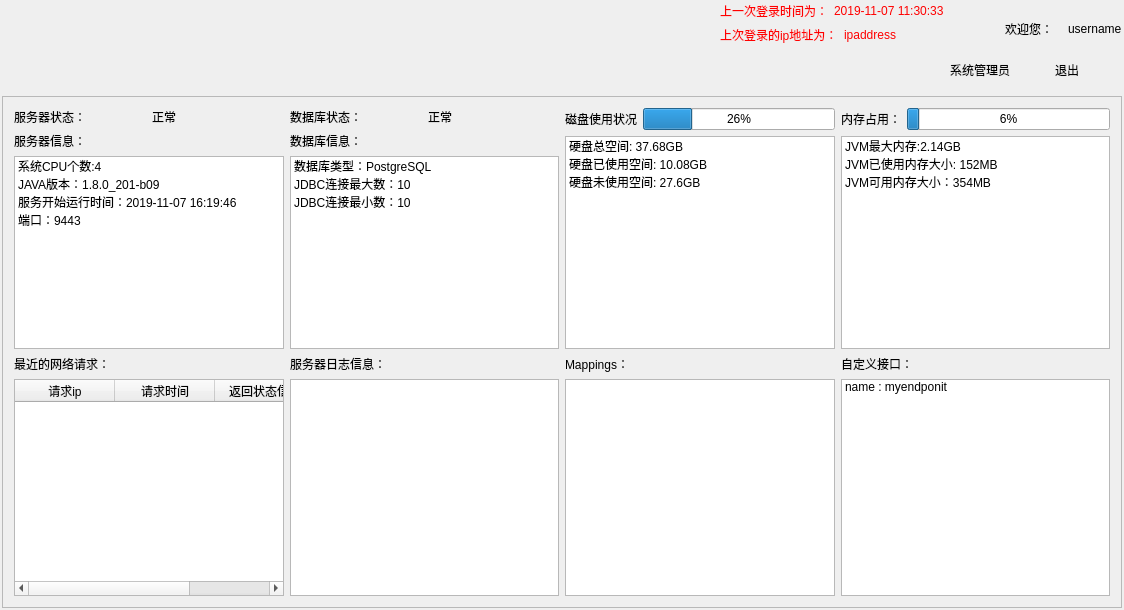
<?xml version="1.0" encoding="UTF-8"?>
<ui version="4.0">
 <class>SystemAdminWidget</class>
 <widget class="QWidget" name="SystemAdminWidget">
  <property name="geometry">
   <rect>
    <x>0</x>
    <y>0</y>
    <width>1124</width>
    <height>610</height>
   </rect>
  </property>
  <property name="windowTitle">
   <string>SystemAdminWidget</string>
  </property>
  <layout class="QHBoxLayout" name="horizontalLayout_18">
   <property name="leftMargin">
    <number>2</number>
   </property>
   <property name="topMargin">
    <number>2</number>
   </property>
   <property name="rightMargin">
    <number>2</number>
   </property>
   <property name="bottomMargin">
    <number>2</number>
   </property>
   <item>
    <layout class="QVBoxLayout" name="verticalLayout_3">
     <item>
      <widget class="QWidget" name="title_widget" native="true">
       <property name="minimumSize">
        <size>
         <width>0</width>
         <height>88</height>
        </size>
       </property>
       <property name="maximumSize">
        <size>
         <width>16777215</width>
         <height>88</height>
        </size>
       </property>
       <property name="styleSheet">
        <string notr="true"/>
       </property>
       <layout class="QHBoxLayout" name="horizontalLayout_6">
        <property name="leftMargin">
         <number>0</number>
        </property>
        <property name="topMargin">
         <number>0</number>
        </property>
        <property name="rightMargin">
         <number>0</number>
        </property>
        <property name="bottomMargin">
         <number>0</number>
        </property>
        <item>
         <widget class="QPushButton" name="system_management_pushButton">
          <property name="minimumSize">
           <size>
            <width>90</width>
            <height>88</height>
           </size>
          </property>
          <property name="toolTip">
           <string>档案检索</string>
          </property>
          <property name="styleSheet">
           <string notr="true">QPushButton{
	border-radius:0px;
	background-image: url(:/pic/resource/img/titlebar/xitong_mo.png);
}
QPushButton#pushButton_usermanagement:hover{
	background-image: url(:/pic/resource/img/titlebar/xitong_hua.png);
}
QPushButton#pushButton_usermanagement:pressed{
	background-image: url(:/pic/resource/img/titlebar/xitong_en.png);
}
</string>
          </property>
          <property name="text">
           <string/>
          </property>
         </widget>
        </item>
        <item>
         <spacer name="horizontalSpacer_9">
          <property name="orientation">
           <enum>Qt::Horizontal</enum>
          </property>
          <property name="sizeHint" stdset="0">
           <size>
            <width>111</width>
            <height>76</height>
           </size>
          </property>
         </spacer>
        </item>
        <item>
         <layout class="QVBoxLayout" name="verticalLayout_9">
          <item>
           <layout class="QHBoxLayout" name="horizontalLayout_12">
            <item>
             <widget class="QLabel" name="label_15">
              <property name="enabled">
               <bool>true</bool>
              </property>
              <property name="autoFillBackground">
               <bool>false</bool>
              </property>
              <property name="styleSheet">
               <string notr="true">font: 10pt &quot;微软雅黑&quot;;
color: rgb(255, 0, 0);</string>
              </property>
              <property name="text">
               <string>上一次登录时间为：</string>
              </property>
             </widget>
            </item>
            <item>
             <widget class="QLabel" name="lastlogintime_label">
              <property name="styleSheet">
               <string notr="true">font: 10pt &quot;微软雅黑&quot;;
color: rgb(255, 0, 0);</string>
              </property>
              <property name="text">
               <string>2019-11-07 11:30:33</string>
              </property>
             </widget>
            </item>
           </layout>
          </item>
          <item>
           <layout class="QHBoxLayout" name="horizontalLayout_17">
            <item>
             <widget class="QLabel" name="label_19">
              <property name="styleSheet">
               <string notr="true">font: 10pt &quot;微软雅黑&quot;;
color: rgb(255, 0, 0);</string>
              </property>
              <property name="text">
               <string>上次登录的ip地址为：</string>
              </property>
             </widget>
            </item>
            <item>
             <widget class="QLabel" name="lastauth_ipaddress_label">
              <property name="styleSheet">
               <string notr="true">font: 10pt &quot;微软雅黑&quot;;
color: rgb(255, 0, 0);</string>
              </property>
              <property name="text">
               <string>ipaddress</string>
              </property>
             </widget>
            </item>
           </layout>
          </item>
          <item>
           <spacer name="verticalSpacer_3">
            <property name="orientation">
             <enum>Qt::Vertical</enum>
            </property>
            <property name="sizeHint" stdset="0">
             <size>
              <width>20</width>
              <height>40</height>
             </size>
            </property>
           </spacer>
          </item>
         </layout>
        </item>
        <item>
         <layout class="QHBoxLayout" name="horizontalLayout_32">
          <item>
           <layout class="QVBoxLayout" name="verticalLayout_8">
            <property name="spacing">
             <number>0</number>
            </property>
            <property name="bottomMargin">
             <number>6</number>
            </property>
            <item>
             <layout class="QHBoxLayout" name="horizontalLayout_10">
              <property name="spacing">
               <number>15</number>
              </property>
              <item>
               <widget class="QLabel" name="icon_label">
                <property name="minimumSize">
                 <size>
                  <width>40</width>
                  <height>40</height>
                 </size>
                </property>
                <property name="maximumSize">
                 <size>
                  <width>40</width>
                  <height>40</height>
                 </size>
                </property>
                <property name="styleSheet">
                 <string notr="true">background-image: url(:/pic/resource/img/systemadmin.40.png);
</string>
                </property>
                <property name="text">
                 <string/>
                </property>
               </widget>
              </item>
              <item>
               <widget class="QLabel" name="label_18">
                <property name="maximumSize">
                 <size>
                  <width>65</width>
                  <height>16777215</height>
                 </size>
                </property>
                <property name="styleSheet">
                 <string notr="true">font: 14pt &quot;微软雅黑&quot;;
color: rgb(0, 0, 0);</string>
                </property>
                <property name="text">
                 <string>欢迎您：</string>
                </property>
               </widget>
              </item>
              <item>
               <widget class="QLabel" name="username_label">
                <property name="styleSheet">
                 <string notr="true">font: 14pt &quot;微软雅黑&quot;;
color: rgb(0, 0, 0);</string>
                </property>
                <property name="text">
                 <string>username</string>
                </property>
               </widget>
              </item>
             </layout>
            </item>
            <item>
             <layout class="QHBoxLayout" name="horizontalLayout_13">
              <property name="spacing">
               <number>15</number>
              </property>
              <item>
               <widget class="QLabel" name="label_12">
                <property name="styleSheet">
                 <string notr="true">font: 14pt &quot;微软雅黑&quot;;
color: rgb(0, 0, 0);</string>
                </property>
                <property name="text">
                 <string>系统管理员</string>
                </property>
               </widget>
              </item>
              <item>
               <widget class="QLabel" name="label_16">
                <property name="styleSheet">
                 <string notr="true">font: 14pt &quot;微软雅黑&quot;;
color: rgb(0, 0, 0);</string>
                </property>
                <property name="text">
                 <string>退出</string>
                </property>
                <property name="alignment">
                 <set>Qt::AlignRight|Qt::AlignTrailing|Qt::AlignVCenter</set>
                </property>
               </widget>
              </item>
              <item>
               <widget class="QPushButton" name="logout_pushButton">
                <property name="minimumSize">
                 <size>
                  <width>28</width>
                  <height>28</height>
                 </size>
                </property>
                <property name="maximumSize">
                 <size>
                  <width>28</width>
                  <height>28</height>
                 </size>
                </property>
                <property name="toolTip">
                 <string>退出账户</string>
                </property>
                <property name="styleSheet">
                 <string notr="true">QPushButton{
border-radius:14px;
border-image: url(:/pic/resource/img/logout_button_default.png);
} 
QPushButton:pressed{
border-radius:14px;
border-image: url(:/pic/resource/img/logout_button_pressed.png);
}
QPushButton:hover{
border-radius:14px;
border-image: url(:/pic/resource/img/logout_button_hover.png);
} </string>
                </property>
                <property name="text">
                 <string/>
                </property>
               </widget>
              </item>
             </layout>
            </item>
           </layout>
          </item>
         </layout>
        </item>
        <item>
         <layout class="QVBoxLayout" name="verticalLayout">
          <property name="bottomMargin">
           <number>0</number>
          </property>
          <item>
           <layout class="QHBoxLayout" name="horizontalLayout_19"/>
          </item>
         </layout>
        </item>
       </layout>
      </widget>
     </item>
     <item>
      <widget class="QStackedWidget" name="main_stackedWidget">
       <property name="currentIndex">
        <number>0</number>
       </property>
       <widget class="QWidget" name="system_management_page">
        <layout class="QHBoxLayout" name="horizontalLayout_27">
         <property name="leftMargin">
          <number>0</number>
         </property>
         <property name="topMargin">
          <number>0</number>
         </property>
         <property name="rightMargin">
          <number>0</number>
         </property>
         <property name="bottomMargin">
          <number>0</number>
         </property>
         <item>
          <widget class="QWidget" name="statistic_widget" native="true">
           <layout class="QHBoxLayout" name="horizontalLayout_21">
            <property name="leftMargin">
             <number>0</number>
            </property>
            <property name="topMargin">
             <number>0</number>
            </property>
            <property name="rightMargin">
             <number>0</number>
            </property>
            <property name="bottomMargin">
             <number>0</number>
            </property>
            <item>
             <layout class="QHBoxLayout" name="statistic_horizontalLayout">
              <item>
               <widget class="QScrollArea" name="scrollArea">
                <property name="widgetResizable">
                 <bool>true</bool>
                </property>
                <widget class="QWidget" name="scrollAreaWidgetContents">
                 <property name="geometry">
                  <rect>
                   <x>0</x>
                   <y>0</y>
                   <width>1114</width>
                   <height>506</height>
                  </rect>
                 </property>
                 <layout class="QHBoxLayout" name="horizontalLayout_33">
                  <item>
                   <layout class="QVBoxLayout" name="verticalLayout_26">
                    <item>
                     <layout class="QHBoxLayout" name="horizontalLayout_24">
                      <item>
                       <layout class="QVBoxLayout" name="verticalLayout_13">
                        <item>
                         <layout class="QHBoxLayout" name="horizontalLayout_3">
                          <item>
                           <widget class="QLabel" name="label_3">
                            <property name="styleSheet">
                             <string notr="true">font: 14pt &quot;微软雅黑&quot;;
color: rgb(0, 0, 0);</string>
                            </property>
                            <property name="text">
                             <string>服务器状态：</string>
                            </property>
                           </widget>
                          </item>
                          <item>
                           <widget class="QLabel" name="label_4">
                            <property name="styleSheet">
                             <string notr="true">font: 14pt &quot;微软雅黑&quot;;
color: rgb(0, 0, 0);</string>
                            </property>
                            <property name="text">
                             <string>正常</string>
                            </property>
                           </widget>
                          </item>
                         </layout>
                        </item>
                        <item>
                         <layout class="QVBoxLayout" name="verticalLayout_11">
                          <item>
                           <widget class="QLabel" name="label_17">
                            <property name="styleSheet">
                             <string notr="true">font: 14pt &quot;微软雅黑&quot;;
color: rgb(0, 0, 0);</string>
                            </property>
                            <property name="text">
                             <string>服务器信息：</string>
                            </property>
                           </widget>
                          </item>
                          <item>
                           <widget class="QListWidget" name="listWidget_3">
                            <item>
                             <property name="text">
                              <string>系统CPU个数:4</string>
                             </property>
                            </item>
                            <item>
                             <property name="text">
                              <string>JAVA版本：1.8.0_201-b09</string>
                             </property>
                            </item>
                            <item>
                             <property name="text">
                              <string>服务开始运行时间：2019-11-07 16:19:46</string>
                             </property>
                            </item>
                            <item>
                             <property name="text">
                              <string>端口：9443</string>
                             </property>
                            </item>
                           </widget>
                          </item>
                         </layout>
                        </item>
                       </layout>
                      </item>
                      <item>
                       <layout class="QVBoxLayout" name="verticalLayout_19">
                        <item>
                         <layout class="QHBoxLayout" name="horizontalLayout_4">
                          <item>
                           <widget class="QLabel" name="label_5">
                            <property name="styleSheet">
                             <string notr="true">font: 14pt &quot;微软雅黑&quot;;
color: rgb(0, 0, 0);</string>
                            </property>
                            <property name="text">
                             <string>数据库状态：</string>
                            </property>
                           </widget>
                          </item>
                          <item>
                           <widget class="QLabel" name="label_7">
                            <property name="styleSheet">
                             <string notr="true">font: 14pt &quot;微软雅黑&quot;;
color: rgb(0, 0, 0);</string>
                            </property>
                            <property name="text">
                             <string>正常</string>
                            </property>
                           </widget>
                          </item>
                         </layout>
                        </item>
                        <item>
                         <layout class="QVBoxLayout" name="verticalLayout_14">
                          <item>
                           <widget class="QLabel" name="label_20">
                            <property name="styleSheet">
                             <string notr="true">font: 14pt &quot;微软雅黑&quot;;
color: rgb(0, 0, 0);</string>
                            </property>
                            <property name="text">
                             <string>数据库信息：</string>
                            </property>
                           </widget>
                          </item>
                          <item>
                           <widget class="QListWidget" name="listWidget_4">
                            <item>
                             <property name="text">
                              <string>数据库类型：PostgreSQL</string>
                             </property>
                            </item>
                            <item>
                             <property name="text">
                              <string>JDBC连接最大数：10</string>
                             </property>
                            </item>
                            <item>
                             <property name="text">
                              <string>JDBC连接最小数：10</string>
                             </property>
                            </item>
                           </widget>
                          </item>
                         </layout>
                        </item>
                       </layout>
                      </item>
                      <item>
                       <layout class="QVBoxLayout" name="verticalLayout_2">
                        <item>
                         <layout class="QHBoxLayout" name="horizontalLayout_7">
                          <item>
                           <widget class="QLabel" name="label_9">
                            <property name="styleSheet">
                             <string notr="true">font: 14pt &quot;微软雅黑&quot;;
color: rgb(0, 0, 0);</string>
                            </property>
                            <property name="text">
                             <string>磁盘使用状况</string>
                            </property>
                           </widget>
                          </item>
                          <item>
                           <widget class="QProgressBar" name="progressBar">
                            <property name="value">
                             <number>26</number>
                            </property>
                           </widget>
                          </item>
                         </layout>
                        </item>
                        <item>
                         <widget class="QListWidget" name="listWidget">
                          <item>
                           <property name="text">
                            <string>硬盘总空间: 37.68GB</string>
                           </property>
                          </item>
                          <item>
                           <property name="text">
                            <string>硬盘已使用空间: 10.08GB</string>
                           </property>
                          </item>
                          <item>
                           <property name="text">
                            <string>硬盘未使用空间: 27.6GB</string>
                           </property>
                          </item>
                         </widget>
                        </item>
                       </layout>
                      </item>
                      <item>
                       <layout class="QVBoxLayout" name="verticalLayout_5">
                        <item>
                         <layout class="QHBoxLayout" name="horizontalLayout_8">
                          <item>
                           <widget class="QLabel" name="label_10">
                            <property name="styleSheet">
                             <string notr="true">font: 14pt &quot;微软雅黑&quot;;
color: rgb(0, 0, 0);</string>
                            </property>
                            <property name="text">
                             <string>内存占用：</string>
                            </property>
                           </widget>
                          </item>
                          <item>
                           <widget class="QProgressBar" name="progressBar_2">
                            <property name="value">
                             <number>6</number>
                            </property>
                           </widget>
                          </item>
                         </layout>
                        </item>
                        <item>
                         <widget class="QListWidget" name="listWidget_2">
                          <item>
                           <property name="text">
                            <string>JVM最大内存:2.14GB</string>
                           </property>
                          </item>
                          <item>
                           <property name="text">
                            <string>JVM已使用内存大小: 152MB</string>
                           </property>
                          </item>
                          <item>
                           <property name="text">
                            <string>JVM可用内存大小：354MB</string>
                           </property>
                          </item>
                         </widget>
                        </item>
                       </layout>
                      </item>
                     </layout>
                    </item>
                    <item>
                     <layout class="QHBoxLayout" name="horizontalLayout_28">
                      <item>
                       <layout class="QVBoxLayout" name="verticalLayout_20">
                        <item>
                         <widget class="QLabel" name="label_21">
                          <property name="styleSheet">
                           <string notr="true">font: 14pt &quot;微软雅黑&quot;;
color: rgb(0, 0, 0);</string>
                          </property>
                          <property name="text">
                           <string>最近的网络请求：</string>
                          </property>
                         </widget>
                        </item>
                        <item>
                         <widget class="QTableWidget" name="tableWidget_5">
                          <column>
                           <property name="text">
                            <string>请求ip</string>
                           </property>
                          </column>
                          <column>
                           <property name="text">
                            <string>请求时间</string>
                           </property>
                          </column>
                          <column>
                           <property name="text">
                            <string>返回状态信息</string>
                           </property>
                          </column>
                         </widget>
                        </item>
                       </layout>
                      </item>
                      <item>
                       <layout class="QVBoxLayout" name="verticalLayout_22">
                        <item>
                         <widget class="QLabel" name="label_23">
                          <property name="styleSheet">
                           <string notr="true">font: 14pt &quot;微软雅黑&quot;;
color: rgb(0, 0, 0);</string>
                          </property>
                          <property name="text">
                           <string>服务器日志信息：</string>
                          </property>
                         </widget>
                        </item>
                        <item>
                         <widget class="QListWidget" name="listWidget_7"/>
                        </item>
                       </layout>
                      </item>
                      <item>
                       <layout class="QVBoxLayout" name="verticalLayout_25">
                        <item>
                         <widget class="QLabel" name="label_26">
                          <property name="styleSheet">
                           <string notr="true">font: 14pt &quot;微软雅黑&quot;;
color: rgb(0, 0, 0);</string>
                          </property>
                          <property name="text">
                           <string>Mappings：</string>
                          </property>
                         </widget>
                        </item>
                        <item>
                         <widget class="QListWidget" name="listWidget_10"/>
                        </item>
                       </layout>
                      </item>
                      <item>
                       <layout class="QVBoxLayout" name="verticalLayout_21">
                        <item>
                         <widget class="QLabel" name="label_22">
                          <property name="styleSheet">
                           <string notr="true">font: 14pt &quot;微软雅黑&quot;;
color: rgb(0, 0, 0);</string>
                          </property>
                          <property name="text">
                           <string>自定义接口：</string>
                          </property>
                         </widget>
                        </item>
                        <item>
                         <widget class="QListWidget" name="listWidget_6">
                          <item>
                           <property name="text">
                            <string>name : myendponit</string>
                           </property>
                          </item>
                         </widget>
                        </item>
                       </layout>
                      </item>
                     </layout>
                    </item>
                   </layout>
                  </item>
                 </layout>
                </widget>
               </widget>
              </item>
             </layout>
            </item>
           </layout>
          </widget>
         </item>
        </layout>
       </widget>
      </widget>
     </item>
    </layout>
   </item>
  </layout>
 </widget>
 <layoutdefault spacing="6" margin="11"/>
 <resources/>
 <connections/>
</ui>
